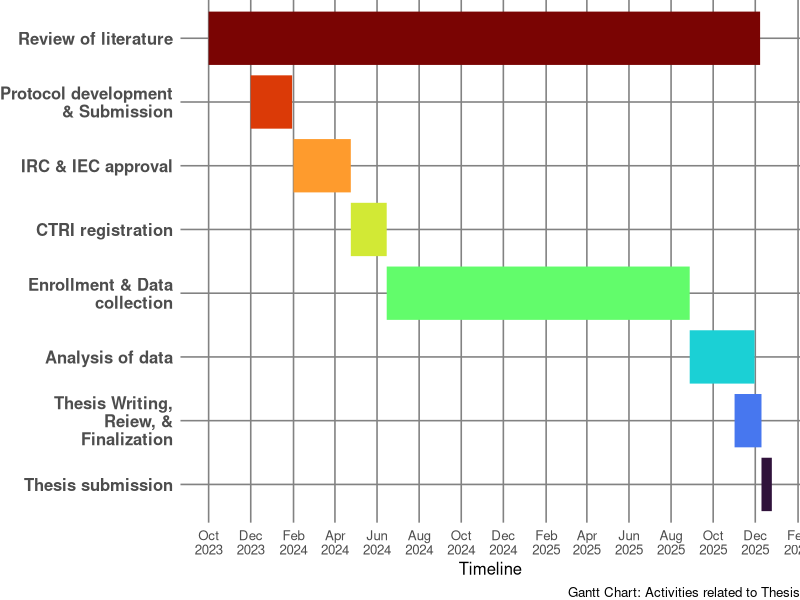
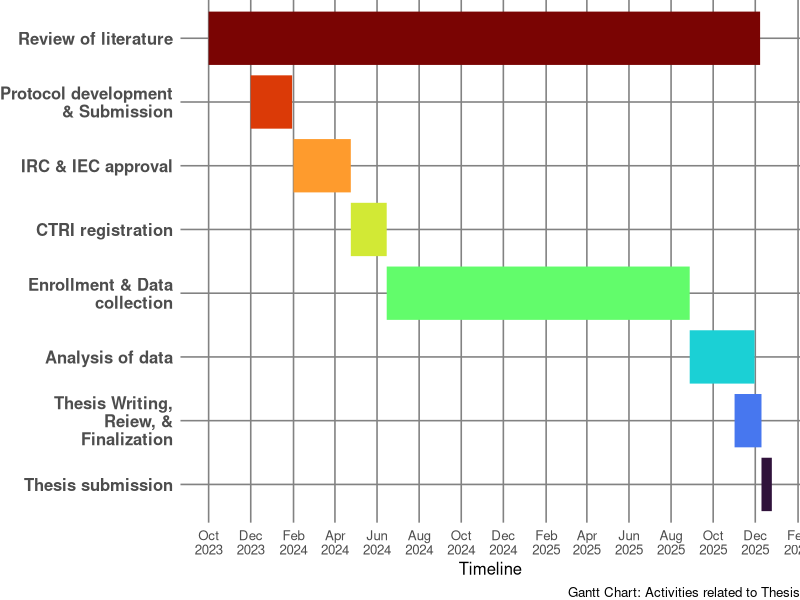

Write the R code that produced these figures, in order.

library(tidyverse)

# Data frame as per your timeline
tasks <-
  tribble(
    ~Task, ~Start, ~End,
    "Review of literature", "2023-10-01", "2025-12-08",
    "Protocol development & Submission", "2023-12-01", "2024-01-30",
    "IRC & IEC approval", " 2024-02-01", "2024-04-24",
    "CTRI registration", " 2024-04-24", "2024-06-15",
    "Enrollment & Data collection", "2024-06-15", "2025-08-28",
    "Analysis of data", "2025-08-28", "2025-11-30",
    "Thesis Writing, Reiew, & Finalization", "2025-11-01", "2025-12-10",
    "Thesis submission", "2025-12-10", "2025-12-25"
  ) %>%
  mutate(Task = factor(Task, levels = rev(Task)),
         Start = as.Date(Start),
         End = as.Date(End))


set.seed(123)
# Plot
g <- ggplot(tasks, aes(y = Task)) +
  geom_segment(aes(x = Start, xend = End, yend = Task, color = Task),
               linewidth = 18, lineend = "butt") +
  scale_colour_viridis_d(option = "H") +
  scale_x_date(date_breaks = "2 months", date_labels = "%b\n%Y") +
  labs(caption = "Gantt Chart: Activities related to Thesis", x = "Timeline", y = NULL) +
  theme_minimal(base_size = 12) +
  theme(
    legend.position = "none",
    panel.grid.minor = element_blank(),
    axis.text.y = element_text(size = 12, face = "bold"),
    plot.margin        = unit(c(0., 0., 0., 0.), "in"),
    panel.grid.major =  element_line(colour = "gray51")
  ) +
  scale_y_discrete(labels = function(x) str_wrap(x, width = 20))

g


ggsave(
  filename = "images/gantt_chart.png",
  plot     = g,
  device   = "png",
  width    = 11.69,
  height   = 8.27,
  units    = "in",
  bg = "white"
)

rm(g, tasks)
